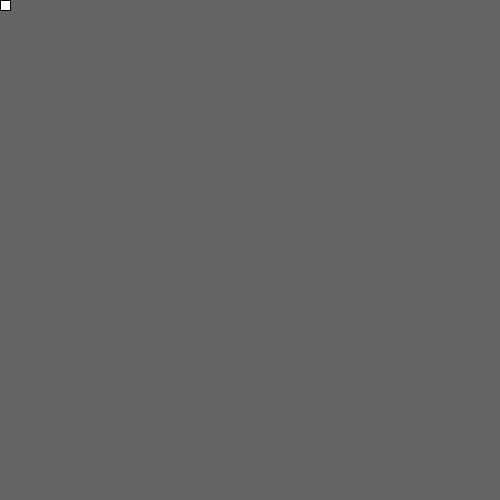
Frame 1 (no input)
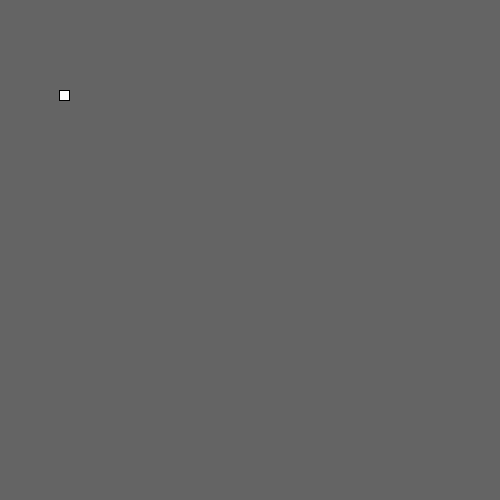
Frame 60 (the mouse pressed at the canvas centre just before this capture)
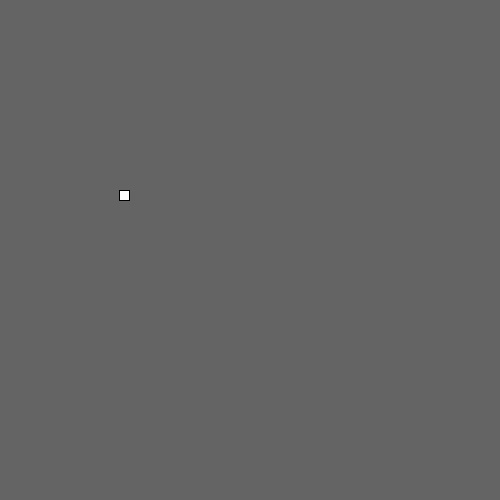
Frame 120 (the mouse held since frame 60 and released just before this capture)

The Processing sketch that drew these frames (run headless with seeded random() and noise(); from frame 60 on, the mouse is pressed at the canvas centre):

// Processing sketch: H09O2
// ── H09O2.pde
int xWaarde;
int yWaarde;

void setup(){
  size (500,500);
  frameRate (10);
  xWaarde = 0;
  yWaarde = 0;
  
}

void draw(){
  background (100,100,100);
  rect(xWaarde, yWaarde, 10,10);
  xWaarde++;
  yWaarde += 10;
  
  if(yWaarde >= height){
  yWaarde = 0;
  }
  
  if(xWaarde >= width){
    xWaarde = 0;
  }
}
